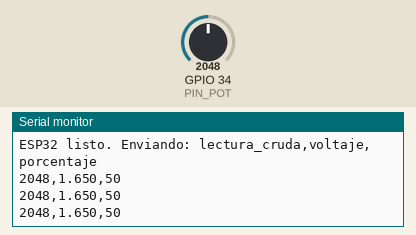
A sketch run on a simulated ESP32. Parts: the last lines printed to the serial monitor. The inputs (shaded band) are chosen by the test bench; at power-on: GPIO 34 (PIN_POT) = 2048 (analog values on the 0–4095 scale).

Above: at 2.2 s.
2.3 s: GPIO 34 (PIN_POT) set to 2866
At 2.9 s:
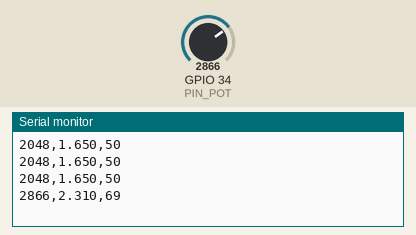
3.8 s: GPIO 34 (PIN_POT) set to 3603
At 4.31 s:
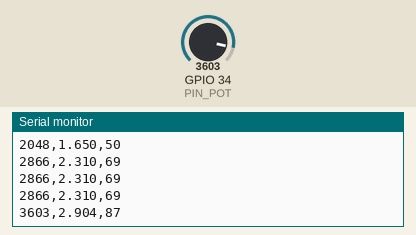
Timing chart, 0 to 6.8 s (numbered marks = the images above; inputs shaded):
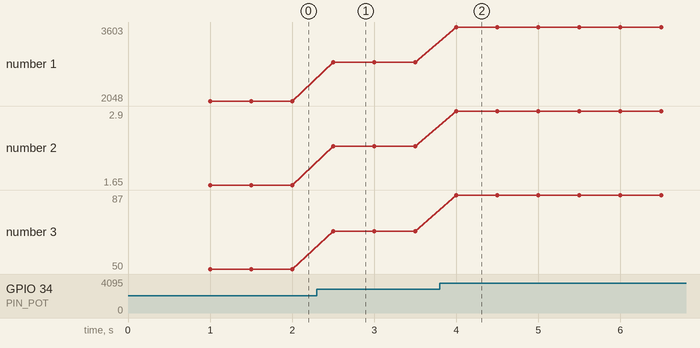

Measured:
- after the input at 2.3 s, the serial monitor: prints a new line after 0.20 s (image 1)
- after the input at 3.8 s, the serial monitor: prints a new line after 0.20 s (image 2)
- plotted number 1: 2048 → 2866 after the input at 2.3 s, 2866 → 3603 after the input at 3.8 s
- plotted number 2: 1.65 → 2.31 after the input at 2.3 s, 2.31 → 2.9 after the input at 3.8 s
- plotted number 3: 50 → 69 after the input at 2.3 s, 69 → 87 after the input at 3.8 s

The sketch:

lecturaPotenciometro.ino
```cpp
// ============================================================
// PROYECTO: Lectura de un potenciometro con ESP32
// DESCRIPCION:
// 1. Lee un potenciometro conectado al ADC.
// 2. Convierte la lectura a voltaje aproximado.
// 3. Convierte la lectura a porcentaje.
// 4. Envia una linea CSV por puerto serial.
// AUTOR: Material pedagogico para Programacion Aplicada
// ============================================================
// ------------------------------------------------------------
// Pin analogico donde se conecta el terminal central del
// potenciometro. En ESP32, GPIO 34 es un pin de entrada.
// ------------------------------------------------------------
const int PIN_POT = 34;
// ------------------------------------------------------------
// Intervalo de muestreo en milisegundos.
// 500 ms significa 2 muestras por segundo.
// ------------------------------------------------------------
const unsigned long INTERVALO_MS = 500;
// ------------------------------------------------------------
// Variable que almacena el instante de la ultima transmision.
// Se compara con millis() para no bloquear el programa.
// ------------------------------------------------------------
unsigned long ultimoEnvio = 0;
// ------------------------------------------------------------
// setup():
// Se ejecuta una sola vez al encender o reiniciar la placa.
// ------------------------------------------------------------
void setup() {
  // Inicializa la comunicacion serial a 115200 baudios.
  Serial.begin(115200);
  // Pausa corta para estabilizar la conexion con el PC.
  delay(1000);
  // Configura la resolucion del ADC a 12 bits.
  // Eso produce valores entre 0 y 4095.
  analogReadResolution(12);
  // Se deja explicito que el pin se usara como entrada.
  pinMode(PIN_POT, INPUT);
  // Mensaje informativo de arranque.
  Serial.println("ESP32 listo. Enviando: lectura_cruda,voltaje,porcentaje");
}
// ------------------------------------------------------------
// loop():
// Se ejecuta repetidamente mientras la placa esta encendida.
// ------------------------------------------------------------
void loop() {
  // Tiempo actual desde el arranque de la placa.
  unsigned long ahora = millis();
  // Solo se envia una muestra cuando se cumple el intervalo.
  if (ahora - ultimoEnvio >= INTERVALO_MS) {
  // Se actualiza el instante de referencia.
  ultimoEnvio = ahora;
  // Lectura cruda del ADC.
  int lecturaCruda = analogRead(PIN_POT);
  // Conversion aproximada a voltaje suponiendo 3.3 V maximos.
  float voltaje = (lecturaCruda / 4095.0) * 3.3;
  // Conversion aproximada a porcentaje de 0 a 100.
  int porcentaje = map(lecturaCruda, 0, 4095, 0, 100);
  // Envio en formato CSV:
  // lectura_cruda,voltaje,porcentaje
  Serial.print(lecturaCruda);
  Serial.print(",");
  Serial.print(voltaje, 3);
  Serial.print(",");
  Serial.println(porcentaje);
  }
}
```
